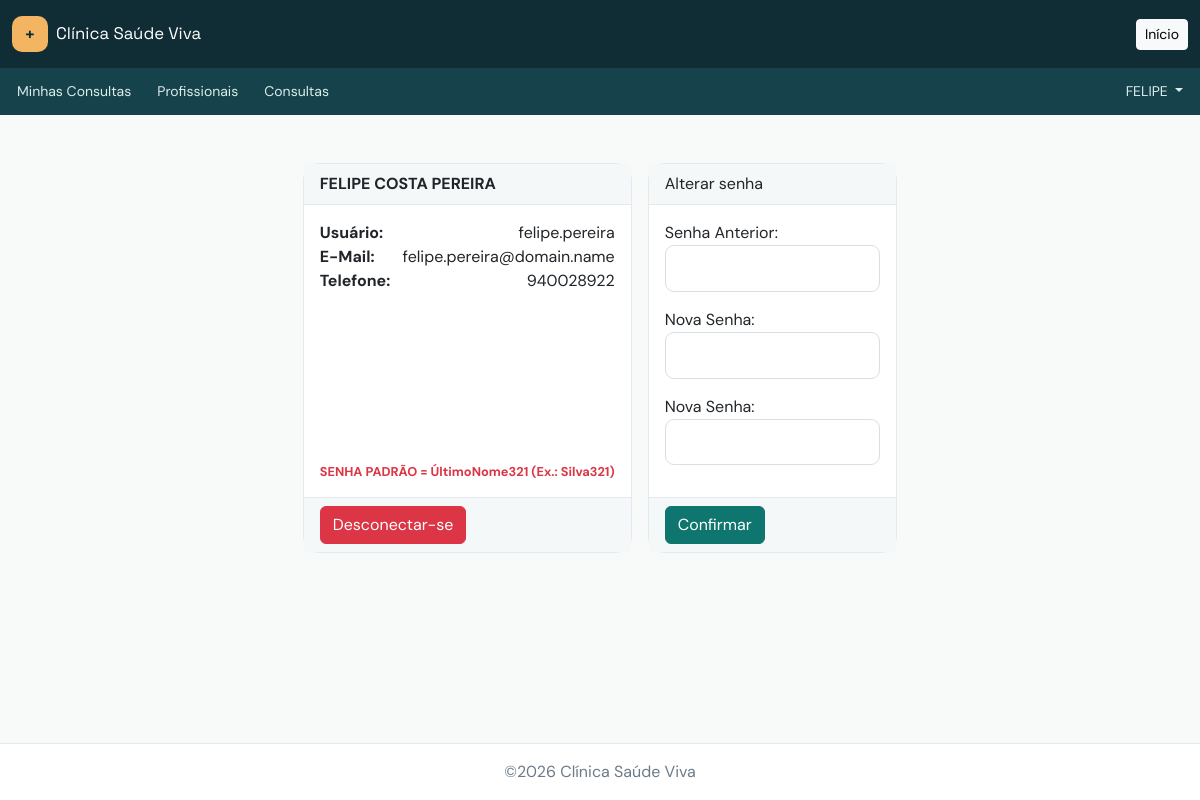
The app's page /users/ (signed in) with its own data.
### users/models.py (models this page shows, shortened)
class Professional(models.Model):
    name      = models.CharField(max_length=20, verbose_name='Nome')
    full_name = models.CharField(max_length=80, verbose_name='Nome Completo')
    phone     = models.CharField(max_length= 9, verbose_name='Telefone')
    user           = models.OneToOneField(User,
        verbose_name='Usuário',
        related_name='professional',
        on_delete=models.CASCADE,
        )
    qualifications = models.ManyToManyField(Qualification,
        through='ProfessionalQualification',
        verbose_name='Qualificações',
        related_name='professional',
        )
    objects = ProfessionalManager()
    class Meta:
        verbose_name        = 'Profissional'
        verbose_name_plural = 'Profissionais'

### users/views.py (the view)
# urls.py: path('', index_view, name='home'),
@login_required()
def index_view(request):
    context = dict()
    user = request.user
    if is_patient := hasattr(user, 'patient'):
        context['patient'] = user.patient
    elif is_professional := hasattr(user, 'professional'):
        context['professional'] = user.professional
    context['is_either'] = (is_patient or is_professional)
    if request.method == 'POST':
        form = PasswordForm(user, request.POST)
        if form.is_valid():
            form.save()
            return redirect('users:index')
    else:
        form = PasswordForm(user)
    context['form'] = form
    return render(request, 'index.html', context)

### users/forms.py
class PasswordForm(PasswordChangeForm):
    old_password  = forms.CharField(
        widget=forms.PasswordInput(attrs={
            'class': 'form-control',
    }), label='Senha Anterior')
    new_password1 = forms.CharField(
        widget=forms.PasswordInput(attrs={
            'class': 'form-control',
    }), label='Nova Senha')
    new_password2 = forms.CharField(
        widget=forms.PasswordInput(attrs={
            'class': 'form-control',
    }), label='Nova Senha')

### users/templates/index.html (shortened to what this page needs)
{% extends 'base.html' %}
{% block content %}
    <div class="d-flex flex-row justify-content-center gap-3">
    {% if is_either %}
        {% if patient %}
            <div class="card" style="min-width: 400px; max-width: 400px; min-height: 300px;">
                <div class="card-header">
                    <strong>{{patient.full_name}}</strong>
                </div>
                <div class="card-body d-flex flex-column">
                    <span class="d-flex justify-content-between">
                        <strong>Usuário:</strong> {{patient.user.username}}</span>
                    {% if patient.user.email %}
                        <span class="d-flex justify-content-between">
                    <strong>E-Mail:</strong> <span>{{patient.user.email}}</span></span>
                    {% endif %}
                    <span class="d-flex justify-content-between">
                        <strong>Telefone:</strong> {{patient.phone}}</span>
                    <span class="text-danger mt-auto" style="font-size: .8rem;"><strong>SENHA PADRÃO = NÚMERO DE TELEFONE</strong></span>
                </div>
                <div class="card-footer">
                    <a class="btn btn-danger" href="{% url 'users:logout' %}">Desconectar-se</a>
                </div>
            </div>
        {% elif professional %}
            <div class="card">
                <div class="card-header">
                    <strong>{{professional.full_name}}</strong>
                </div>
                <div class="card-body d-flex flex-column">
                    <span class="d-flex justify-content-between">
                        <strong>Usuário:</strong> {{professional.user.username}}</span>
                    <span class="d-flex justify-content-between">
                        <strong>E-Mail:</strong> {{professional.user.email}}</span>
                    <span class="d-flex justify-content-between">
                        <strong>Telefone:</strong> {{professional.phone}}</span>
                    <span class="text-danger mt-auto" style="font-size: .8rem;"><strong>SENHA PADRÃO = ÚltimoNome321 (Ex.: Silva321)</strong></span>
                </div>
                <div class="card-footer">
                    <a class="btn btn-danger" href="{% url 'users:logout' %}">Desconectar-se</a>
                </div>
            </div>
        {% endif %}
    {% endif %}
    <div class="card">
        <form method="post">
            <div class="card-header">Alterar senha</div>
            <div class="card-body">{{form.as_p}}</div>
            <div class="card-footer"><button type="submit" class="btn btn-primary">Confirmar</button></div>
        </form>
    </div>
    </div>
{% endblock content %}

### .templates/base.html (shortened to what this page needs)
{% load static %}
<!DOCTYPE html>
<html lang="pt-BR">
<head>
    <link href="https://cdn.jsdelivr.net/npm/bootstrap@5.3.3/dist/css/bootstrap.min.css" rel="stylesheet">
    <link rel="stylesheet" href="{% static 'css/app.css' %}">
</head>
<body class="min-vh-100 d-flex flex-column">
    <nav class="navbar navbar-expand-lg py-3">
        <div class="container page-shell">
            <a class="d-flex align-items-center gap-2 text-decoration-none" href="{% url 'home' %}">
                <span class="brand-mark">+</span><span class="brand-name">Clínica Saúde Viva</span>
            </a>
            <a class="btn btn-sm btn-light" href="{% url 'home' %}">Início</a>
        </div>
    </nav>
    <nav class="subnav container-fluid p-2">
        <div class="container page-shell d-flex flex-row gap-2 px-0">
        {% if user.is_authenticated %}
        <a class="btn btn-sm btn-nav" href="{% url 'appointments:my_list' %}">Minhas Consultas</a>
        {% if user.is_staff %}
            <a class="btn btn-sm btn-nav" href="{% url 'users:list' %}">Profissionais</a>
            <a class="btn btn-sm btn-nav" href="{% url 'appointments:list' %}">Consultas</a>
        {% endif %}
        <div class="dropdown ms-auto">
            <button class="btn btn-sm btn-nav dropdown-toggle" data-bs-toggle="dropdown">
                {% if user.patient %}
                    {{user.patient.name}}
                {% elif user.professional %}
                    {{user.professional.name}}
                {% else %}
                    {{user.username}}
                {% endif %}
            </button>
        </div>
        {% else %}
        <div class="ms-auto d-flex gap-2">
            <a class="btn btn-sm btn-nav" href="{% url 'users:register' %}">Registrar-se</a>
            <a class="btn btn-sm btn-primary" href="{% url 'users:login' %}">Login</a>
        </div>
        {% endif %}
        </div>
    </nav>
    <main class="container page-shell flex-grow-1 py-5">
        {% block content %}
        {% endblock content %}
    </main>
        <footer class="footer container-fluid p-3 d-flex flex-row justify-content-center"><span>&copy;2026 Clínica Saúde Viva</span></footer>
</body>
</html>

### static/css/app.css (style rules this page uses)
:root { --ink:#17212b; --muted:#6d7b88; --line:#e4e9ec; --soft:#f5f8f8; --brand:#0e766e; --brand-dark:#075e58; --accent:#f3b562; }
body { background:#f7faf9; color:var(--ink); font-family:'DM Sans',sans-serif; }
h1,h2,h3,h4,h5,.brand-name { font-family:'Space Grotesk',sans-serif; }
.navbar { background:#102d35; }
.brand-mark { background:var(--accent); color:#102d35; width:36px; height:36px; display:grid; place-items:center; border-radius:10px; font-weight:700; }
.brand-name { color:white; font-size:1.05rem; }
.subnav { background:#16434b; }
.btn-nav { color:#dceceb; border-color:transparent; }
.footer { color:var(--muted); border-top:1px solid var(--line); background:white; }
.page-shell { max-width:1260px; }
.panel,.card { background:white; border:1px solid var(--line); border-radius:16px; }
.card-header,.card-footer { background:var(--soft); border-color:var(--line); }
.form-control,.form-select { border-color:#d8e0e3; border-radius:9px; padding:.65rem .8rem; }
.btn-primary { background:var(--brand); border-color:var(--brand); }

### records on screen
Professional: full_name "FELIPE COSTA PEREIRA", user.username "felipe.pereira", user.email "felipe.pereira@domain.name", phone "940028922"

### other values on screen
{{ user.professional.name }} "FELIPE"
